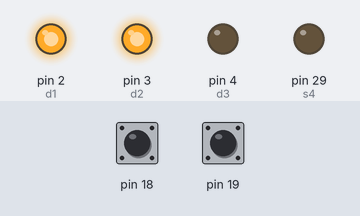
The sketch below on a simulated Arduino Mega 2560, built with avr-gcc and run on an emulated ATmega2560. Shown: output pins drawn as LEDs (lit = HIGH). The test bench sets the inputs (shaded band); at power-on: pin 18 HIGH, pin 19 HIGH.

Above: at 0.1 s.
Timing chart, 0 to 1.6 s (numbered marks = the images above):
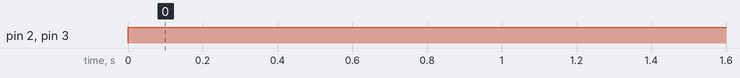

The sketch:

YAW_correction.ino
```cpp
volatile int encX, encY;

int Kp=0,Kd=0,Ki=0,error,Error,rateError,lastError=0,setPoint=0;
volatile int output;
int x, y, w;
volatile int YAW = 0;
void func_want(int d_x, int d_y);
#define setPoint 0
//final coordinate
int p = 20;  //(20,20)

//coordinate of object
int obj1_x = 2, obj1_y = 2; //object 1 at coordinate (2,2)
int obj2_x = 3, obj2_y = 3; //object 2 at coordinate (3,3)
int obj3_x = 4, obj3_y = 4; //object 3 at coordinate (4,4)
int obj4_x = 5, obj4_y = 5; //object 4 at coordinate (5,5)
int obj5_x = 6, obj5_y = 6; //object 5 at coordinate (6,6)

//if you remove all coordinates except 1st and last then it will take u to one pos to other in shortest path
int arr[7][2] = {{0, 0}, {obj1_x - 2, obj1_y}, {obj2_x - 2, obj2_y}, {obj3_x - 2, obj3_y}, {obj4_x - 2, obj4_y}, {obj5_x - 2, obj5_y}, {p, p}};

int s1 = 23, s2 = 25, s3 = 27, s4 = 29;
int s_1, s_2, s_3, s_4;
int d_1, d_2, d_3, d_4;
int d1 = 2, d2 = 3, d3 = 4, d4 = 5; //four digital pin of motor driver which is connected with arduino mega

// Pulse count from both X and Y axis Encoder
volatile long encoderValueX = 0;
volatile long encoderValueY = 0;
volatile int d_x;
volatile int d_y;

//ISR function for X nd Y axis
void updateEncoderX();
void updateEncoderY();

void pid()
{
  error = setPoint - YAW;
  Error += error;
  rateError =error - lastError;
  output = Kp * error + Ki * Error + Kd * rateError;
  lastError = error;

}
//ISR function for x axis encoder
void updateEncoderX()
{
  if (digitalRead(18) == digitalRead(20)) //18&20 are x axis encoder pin
    encoderValueX--;
  else
    encoderValueX++;
  if (encoderValueX   >= 100)
  {
    encX++;                              //x coordinate increment
    encoderValueX = 0;
  }
  if (encoderValueX   <= -100)
  {
    encX--;
    encoderValueX = 0;
  }

}
//ISR function for y axis encoder
void updateEncoderY()
{
  if (digitalRead(19) == digitalRead(21)) //19&21 are x axis encoder pin
    encoderValueY--;
  else
    encoderValueY++;
  if (encoderValueY   >= 100)
  {
    encY++;                               //y coordinate increment
    encoderValueY = 0;
  }
  if (encoderValueY  <= -100)
  {
    encY--;
    encoderValueY = 0;
  }
}
void func_want(int x, int y)
{
  if(YAW>-5 && YAW<5)
  w=0;
  else
  w=output;
  int sf = 1;
  s_1 = sf * (0.1768 * x + 0.1768 * y + 0.25 * w);
  s_2 = sf * (0.1768 * x + 0.1768 * y + 0.25 * w);
  s_3 = sf * (-0.1768 * x - 0.1768 * y + 0.25 * w);
  s_4 = sf * (-0.1768 * x - 0.1768 * y + 0.25 * w);

  d_1 = (s_1 > 0 ? 1 : 0);
  d_2 = (s_2 > 0 ? 1 : 0);
  d_3 = (s_3 > 0 ? 1 : 0);
  d_4 = (s_4 > 0 ? 1 : 0);

  //digital output for 4 motor
  digitalWrite(d1, d_1);
  digitalWrite(d2, d_2);
  digitalWrite(d3, d_3);
  digitalWrite(d4, d_4);

  //analog output speed for 4 motor
  analogWrite(s1, s_1);
  analogWrite(s2, s_2);
  analogWrite(s3, s_3);
  analogWrite(s4, s_4);
}
void yaw()
{


}

void setup()
{
  // Setup Serial Monitor
  Serial.begin(9600);

  // Set encoder as input with internal pullup
  pinMode(18, INPUT_PULLUP);
  pinMode(19, INPUT_PULLUP);

  pinMode(4, INPUT);
  pinMode(5, INPUT);
  pinMode(s1, OUTPUT);
  pinMode(s2, OUTPUT);
  pinMode(s3, OUTPUT);
  pinMode(s4, OUTPUT);

  pinMode(d1, OUTPUT);
  pinMode(d2, OUTPUT);
  pinMode(d3, OUTPUT);
  pinMode(d4, OUTPUT);

  // Attach interrupt for both x nd y axis encoder
  attachInterrupt(digitalPinToInterrupt(18), updateEncoderX, RISING);
  attachInterrupt(digitalPinToInterrupt(19), updateEncoderY, RISING);
}

void loop()
{
  for (int i = 1; i < 4; i++)
  {
    while (encX != arr[i][1] && encY != arr[i][2])
    {
      int d_x = arr[i][1] - encX; //difference between present Xcoordinate and destination Xcoordinate
      int d_y = arr[i][2] - encY; //difference between present Ycoordinate and destination Ycoordinate
      int angle = atan(d_y / d_x) * 57;  //angle between x axis and line joining to final coordinate and x axis
      d_x = map((90 - angle), -90, 90, -255, 255);
      d_y = map(angle, -90, 90, 255, -255);
      func_want(d_x, d_y);
    }
  }
}
```

Measured:
- by itself, pin 2 (d1), pin 3 (d2): LOW → HIGH at 0.00 s
